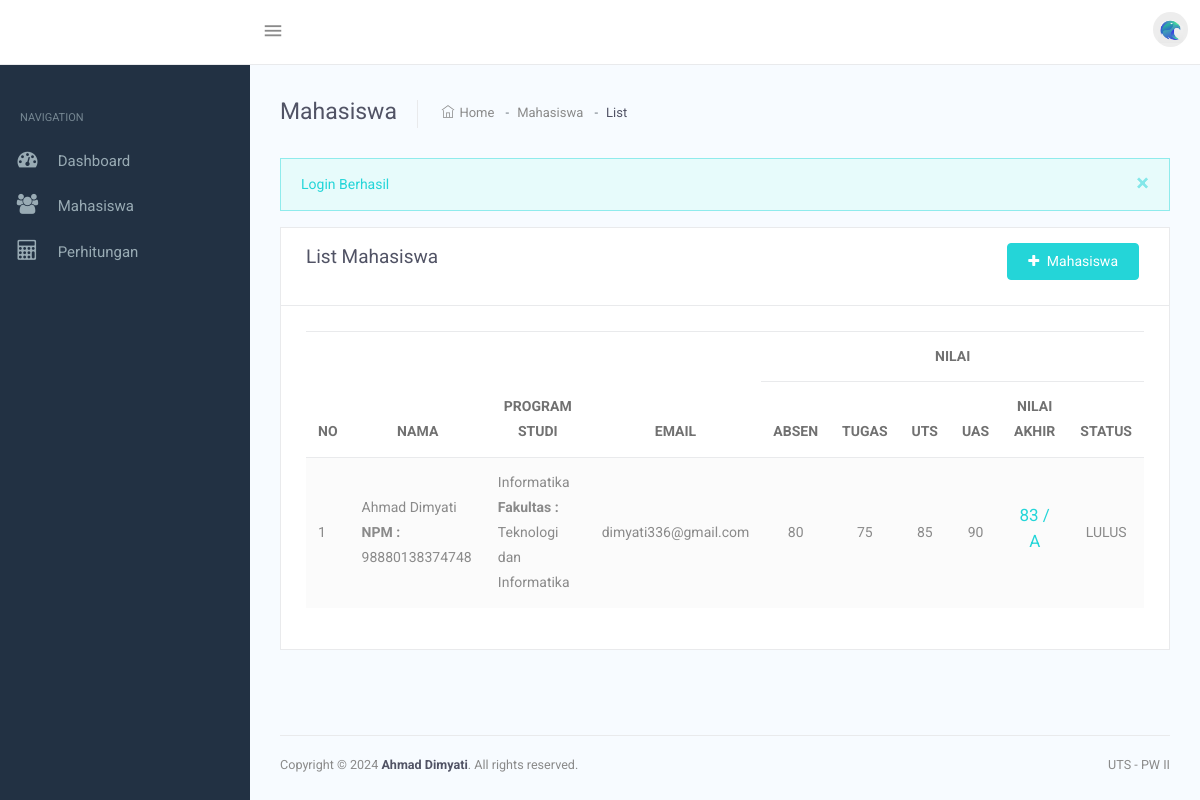
The page /views/mahasiswa.php (signed in) on the database its author committed.
### tables this page shows
CREATE TABLE `tbl_mahasiswa` (
  `id` int(3) NOT NULL,
  `npm` varchar(25) NOT NULL,
  `nama` varchar(25) NOT NULL,
  `prodi` varchar(30) NOT NULL,
  `fakultas` varchar(30) NOT NULL,
  `email` varchar(25) NOT NULL,
  `absen` int(3) NOT NULL,
  `tugas` int(3) NOT NULL,
  `uts` int(3) NOT NULL,
  `uas` int(3) NOT NULL,
  `totalnilai` int(3) NOT NULL
);

### proccess/mahasiswa.php (called while the page is built, shortened)
<?php
function listMahasiswa()
{
    $dbCon = connectToDb();
    $query = $dbCon->query("SELECT * FROM tbl_mahasiswa");
    $rows = [];
    while ($row = $query->fetch_assoc()) {
        $rows[] = $row;
    }
    return $rows;
}

### views/mahasiswa.php (the view, shortened to what this page needs)
<?php
    require_once '../proccess/mahasiswa.php';
?>
<!DOCTYPE html>
<html>
<head>
    <?php include 'includes/styles.php'; ?>
    <link rel="stylesheet" href="../../uts/assets/vendor/datatables/media/css/dataTables.bootstrap4.min.css" />
</head>
<body>
    <div class="app header-default side-nav-dark">
        <div class="layout">
            <?php include 'includes/header.php'; ?>
            <?php include 'includes/sidebar.php'; ?>
            <div class="page-container">
                <div class="main-content">
                    <div class="container-fluid">
                        <div class="page-header">
                            <h2 class="header-title">Mahasiswa</h2>
                            <div class="header-sub-title">
                                <nav class="breadcrumb breadcrumb-dash">
                                    <a href="../views/welcome.php" class="breadcrumb-item"><i class="ti-home p-r-5"></i>Home</a>
                                    <a class="breadcrumb-item" href="#">Mahasiswa</a>
                                    <span class="breadcrumb-item active">List</span>
                                </nav>
                            </div>
                        </div>
                        <?php include 'includes/alert.php'; ?>
                        <div class="card">
                            <div class="card-header border bottom">
                                <div class="row">
                                    <div class="col-md-6">
                                        <h4 class="card-title">List Mahasiswa</h4>
                                    </div>
                                    <div class="col-md-6 text-right">
                                        <button class="btn btn-success" data-toggle="modal" data-target="#modal-form-add" title="Tambah Mahasiswa Baru">
                                            <i class="fa fa-plus mr-1"></i>
                                            Mahasiswa
                                        </button>
                                    </div>
                                </div>
                            </div>
                            <div class="card-body">
                                <div class="table-overflow">
                                    <table id="dt-opt" class="table table-striped">
                                        <thead class="text-center">
                                            <tr>
                                                <th style="width: 15px;" rowspan="2">NO</th>
                                                <th rowspan="2">NAMA</th>
                                                <th rowspan="2">PROGRAM STUDI</th>
                                                <th rowspan="2">EMAIL</th>
                                                <th colspan="6">NILAI</th>
                                            </tr>
                                            <tr>
                                                <th>ABSEN</th>
                                                <th>TUGAS</th>
                                                <th>UTS</th>
                                                <th>UAS</th>
                                                <th>NILAI AKHIR</th>
                                                <th>STATUS</th>
                                            </tr>
                                        </thead>
                                        <tbody>
                                            <?php $no = 1; foreach (listMahasiswa() as $key => $value) {?>
                                                <tr>
                                                    <td><?= $no++?></td>
                                                    <td>
                                                        <?= $value['nama']?> <br>
                                                        <b>NPM : </b><?= $value['npm']?>
                                                    </td>
                                                    <td>
                                                        <?= $value['prodi']?> <br>
                                                        <b>Fakultas : </b><?= $value['fakultas']?>
                                                    </td>
                                                    <td><?= $value['email']?></td>
                                                    <td class="text-center"><?= $value['absen']?></td>
                                                    <td class="text-center"><?= $value['tugas']?></td>
                                                    <td class="text-center"><?= $value['uts']?></td>
                                                    <td class="text-center"><?= $value['uas']?></td>
                                                    <td class="text-center">
                                                        <?php
                                                            $nilai = $value['totalnilai'];
                                                            if ($nilai >= 80) {
                                                                $mutu = 'A';
                                                                $info = 'LULUS';
                                                                $color = 'success';
                                                            } elseif ($nilai >= 70) {
                                                                $mutu = 'B';
                                                                $info = 'LULUS';
                                                                $color = 'info';
                                                            } elseif ($nilai >= 60) {
                                                                $mutu = 'C';
                                                                $info = 'LULUS';
                                                                $color = 'warning';
                                                            } elseif ($nilai >= 50) {
                                                                $mutu = 'D';
                                                                $color = 'danger';
                                                                $info = 'TIDAK LULUS';
                                                            } else {
                                                                $mutu = 'E';
                                                                $info = 'TIDAK LULUS';
                                                                $color = 'danger';
                                                            }
                                                        ?>
                                                        <h5 class="text-<?= $color?>"><?= $nilai?> / <?= $mutu?></h5>
                                                    </td>
                                                    <td class="text-center"><?= $info?></td>
                                                </tr>
                                            <?php }?>
                                        </tbody>
                                    </table>
                                </div>
                            </div>
                        </div>
                    </div>
                </div>
                <?php include 'includes/footer.php'; ?>
            </div>
        </div>
    </div>
</body>
</html>

### views/includes/styles.php (shortened to what this page needs)
<link rel="stylesheet" href="../../uts/assets/vendor/bootstrap/dist/css/bootstrap.css" />
<link rel="stylesheet" href="../../uts/assets/vendor/PACE/themes/blue/pace-theme-minimal.css" />
<link rel="stylesheet" href="../../uts/assets/vendor/perfect-scrollbar/css/perfect-scrollbar.min.css" />
<link href="../../uts/assets/css/font-awesome.min.css" rel="stylesheet">
<link href="../../uts/assets/css/themify-icons.css" rel="stylesheet">
<link href="../../uts/assets/css/materialdesignicons.min.css" rel="stylesheet">
<link href="../../uts/assets/css/animate.min.css" rel="stylesheet">
<link href="../../uts/assets/css/app.css" rel="stylesheet">

### views/includes/header.php (shortened to what this page needs)
<div class="header navbar">
    <div class="header-container">
        <div class="nav-logo">
            <a href="../views/welcome.php">
                <div class="logo logo-dark" style="background-image: url('../../uts/assets/images/logo/logo.png')"></div>
            </a>
        </div>
        <ul class="nav-left">
            <li>
                <a class="sidenav-fold-toggler" href="javascript:void(0);">
                    <i class="mdi mdi-menu"></i>
                </a>
            </li>
        </ul>
        <ul class="nav-right">
            <li class="user-profile dropdown dropdown-animated scale-left">
                <a href="" class="dropdown-toggle" data-toggle="dropdown">
                    <img class="profile-img img-fluid" src="../../uts/assets/images/avatars/thumb-14.jpg" alt="">
                </a>
            </li>
        </ul>
    </div>
</div>

### views/includes/sidebar.php
<?php
$currentUrl = $_SERVER['REQUEST_URI'];
$segments = explode('/', trim($currentUrl, '/'));
$segment = end($segments);
?>
<div class="side-nav expand-lg">
    <div class="side-nav-inner">
        <ul class="side-nav-menu scrollable">
            <li class="side-nav-header">
                <span>Navigation</span>
            </li>
            <li class="<?= $segment == 'welcome.php' ? 'active' : ''?>">
                <a href="../views/welcome.php">
                    <span class="icon-holder">
                        <i class="fa fa-tachometer"></i>
                    </span>
                    <span class="title">Dashboard</span>
                </a>
            </li>
            <li class="<?= $segment == 'mahasiswa.php' ? 'active' : ''?>">
                <a href="../views/mahasiswa.php">
                    <span class="icon-holder">
                        <i class="fa fa-users"></i>
                    </span>
                    <span class="title">Mahasiswa</span>
                </a>
            </li>
            <li class="<?= $segment == 'perhitungan.php' ? 'active' : ''?>">
                <a href="../views/perhitungan.php">
                    <span class="icon-holder">
                        <i class="fa fa-calculator"></i>
                    </span>
                    <span class="title">Perhitungan</span>
                </a>
            </li>
        </ul>
    </div>
</div>

### views/includes/alert.php (shortened to what this page needs)
<?php if (isset($_SESSION['success'])) {?>
<div class="alert alert-success alert-dismissible fade show">
    <?= $_SESSION['success'] ?>
    <button type="button" class="close" data-dismiss="alert" aria-label="Close">
        <span aria-hidden="true">×</span>
    </button>
</div>
<?php
}?>

### views/includes/footer.php
<footer class="content-footer">
    <div class="footer">
        <div class="copyright">
            <span>Copyright © <?= date('Y')?> <b class="text-dark">Ahmad Dimyati</b>. All rights reserved.</span>
            <span class="go-right">
                <a href="#!" class="text-gray">UTS - PW II</a>
            </span>
        </div>
    </div>
</footer>

### rows shown on the page
tbl_mahasiswa: nama "Ahmad Dimyati", npm "98880138374748", prodi "Informatika", fakultas "Teknologi dan Informatika", email "dimyati336@gmail.com", absen "80", tugas "75", uts "85", uas "90", totalnilai "83", totalnilai "A", totalnilai "LULUS"

### other values the page prints
$_SESSION['success'] "Login Berhasil"
